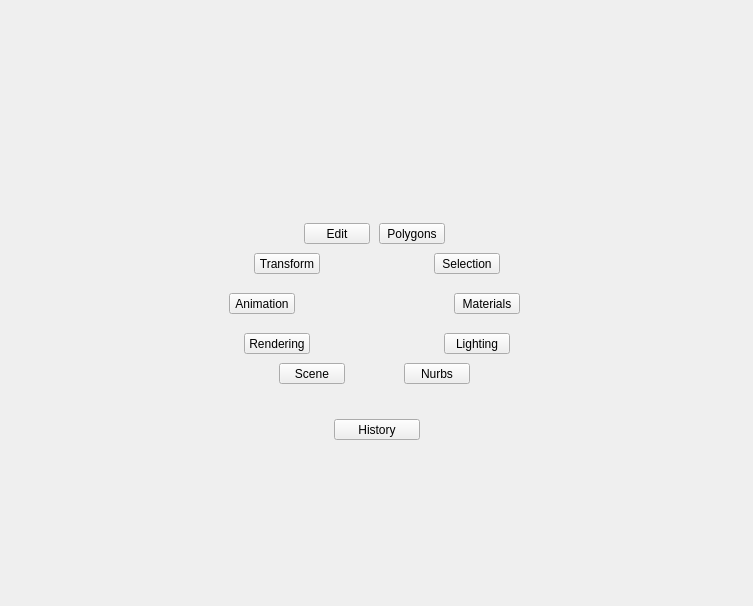
<?xml version="1.0" encoding="UTF-8"?>
<ui version="4.0">
 <class>translucent_window</class>
 <widget class="QMainWindow" name="translucent_window">
  <property name="enabled">
   <bool>true</bool>
  </property>
  <property name="geometry">
   <rect>
    <x>0</x>
    <y>0</y>
    <width>753</width>
    <height>606</height>
   </rect>
  </property>
  <property name="sizePolicy">
   <sizepolicy hsizetype="Ignored" vsizetype="Ignored">
    <horstretch>0</horstretch>
    <verstretch>0</verstretch>
   </sizepolicy>
  </property>
  <property name="minimumSize">
   <size>
    <width>600</width>
    <height>400</height>
   </size>
  </property>
  <property name="maximumSize">
   <size>
    <width>16777215</width>
    <height>16777215</height>
   </size>
  </property>
  <property name="cursor">
   <cursorShape>ArrowCursor</cursorShape>
  </property>
  <property name="whatsThis">
   <string>main</string>
  </property>
  <property name="toolButtonStyle">
   <enum>Qt::ToolButtonIconOnly</enum>
  </property>
  <property name="tabShape">
   <enum>QTabWidget::Triangular</enum>
  </property>
  <property name="dockNestingEnabled">
   <bool>true</bool>
  </property>
  <property name="dockOptions">
   <set>QMainWindow::AllowNestedDocks|QMainWindow::AllowTabbedDocks|QMainWindow::AnimatedDocks|QMainWindow::ForceTabbedDocks</set>
  </property>
  <widget class="QWidget" name="widget">
   <property name="sizePolicy">
    <sizepolicy hsizetype="Ignored" vsizetype="Ignored">
     <horstretch>0</horstretch>
     <verstretch>0</verstretch>
    </sizepolicy>
   </property>
   <layout class="QGridLayout" name="gridLayout">
    <item row="0" column="0">
     <widget class="QWidget" name="staticWindow" native="true">
      <layout class="QGridLayout" name="gridLayout_2">
       <item row="2" column="1">
        <widget class="QWidget" name="main" native="true">
         <property name="minimumSize">
          <size>
           <width>325</width>
           <height>200</height>
          </size>
         </property>
         <property name="maximumSize">
          <size>
           <width>300</width>
           <height>200</height>
          </size>
         </property>
         <widget class="QPushButton" name="i010">
          <property name="geometry">
           <rect>
            <x>165</x>
            <y>20</y>
            <width>66</width>
            <height>21</height>
           </rect>
          </property>
          <property name="minimumSize">
           <size>
            <width>0</width>
            <height>21</height>
           </size>
          </property>
          <property name="maximumSize">
           <size>
            <width>16777215</width>
            <height>21</height>
           </size>
          </property>
          <property name="whatsThis">
           <string>polygons</string>
          </property>
          <property name="text">
           <string>Polygons</string>
          </property>
         </widget>
         <widget class="QPushButton" name="i012">
          <property name="geometry">
           <rect>
            <x>240</x>
            <y>90</y>
            <width>66</width>
            <height>21</height>
           </rect>
          </property>
          <property name="minimumSize">
           <size>
            <width>0</width>
            <height>21</height>
           </size>
          </property>
          <property name="maximumSize">
           <size>
            <width>16777215</width>
            <height>21</height>
           </size>
          </property>
          <property name="whatsThis">
           <string>materials</string>
          </property>
          <property name="text">
           <string>Materials</string>
          </property>
         </widget>
         <widget class="QPushButton" name="i013">
          <property name="geometry">
           <rect>
            <x>15</x>
            <y>90</y>
            <width>66</width>
            <height>21</height>
           </rect>
          </property>
          <property name="minimumSize">
           <size>
            <width>0</width>
            <height>21</height>
           </size>
          </property>
          <property name="maximumSize">
           <size>
            <width>16777215</width>
            <height>21</height>
           </size>
          </property>
          <property name="whatsThis">
           <string>animation</string>
          </property>
          <property name="text">
           <string>Animation</string>
          </property>
         </widget>
         <widget class="QPushButton" name="i009">
          <property name="geometry">
           <rect>
            <x>220</x>
            <y>50</y>
            <width>66</width>
            <height>21</height>
           </rect>
          </property>
          <property name="minimumSize">
           <size>
            <width>0</width>
            <height>21</height>
           </size>
          </property>
          <property name="maximumSize">
           <size>
            <width>16777215</width>
            <height>21</height>
           </size>
          </property>
          <property name="whatsThis">
           <string>selection</string>
          </property>
          <property name="text">
           <string>Selection</string>
          </property>
         </widget>
         <widget class="QPushButton" name="i008">
          <property name="geometry">
           <rect>
            <x>40</x>
            <y>50</y>
            <width>66</width>
            <height>21</height>
           </rect>
          </property>
          <property name="minimumSize">
           <size>
            <width>0</width>
            <height>21</height>
           </size>
          </property>
          <property name="maximumSize">
           <size>
            <width>16777215</width>
            <height>21</height>
           </size>
          </property>
          <property name="whatsThis">
           <string>transform</string>
          </property>
          <property name="text">
           <string>Transform</string>
          </property>
         </widget>
         <widget class="QPushButton" name="i007">
          <property name="geometry">
           <rect>
            <x>90</x>
            <y>20</y>
            <width>66</width>
            <height>21</height>
           </rect>
          </property>
          <property name="minimumSize">
           <size>
            <width>0</width>
            <height>21</height>
           </size>
          </property>
          <property name="maximumSize">
           <size>
            <width>16777215</width>
            <height>21</height>
           </size>
          </property>
          <property name="whatsThis">
           <string>edit</string>
          </property>
          <property name="text">
           <string>Edit</string>
          </property>
         </widget>
         <widget class="QPushButton" name="i011">
          <property name="geometry">
           <rect>
            <x>190</x>
            <y>160</y>
            <width>66</width>
            <height>21</height>
           </rect>
          </property>
          <property name="minimumSize">
           <size>
            <width>0</width>
            <height>21</height>
           </size>
          </property>
          <property name="maximumSize">
           <size>
            <width>16777215</width>
            <height>21</height>
           </size>
          </property>
          <property name="whatsThis">
           <string>nurbs</string>
          </property>
          <property name="text">
           <string>Nurbs</string>
          </property>
         </widget>
         <widget class="QPushButton" name="i014">
          <property name="geometry">
           <rect>
            <x>230</x>
            <y>130</y>
            <width>66</width>
            <height>21</height>
           </rect>
          </property>
          <property name="minimumSize">
           <size>
            <width>0</width>
            <height>21</height>
           </size>
          </property>
          <property name="maximumSize">
           <size>
            <width>16777215</width>
            <height>21</height>
           </size>
          </property>
          <property name="whatsThis">
           <string>lighting</string>
          </property>
          <property name="text">
           <string>Lighting</string>
          </property>
         </widget>
         <widget class="QPushButton" name="i015">
          <property name="geometry">
           <rect>
            <x>30</x>
            <y>130</y>
            <width>66</width>
            <height>21</height>
           </rect>
          </property>
          <property name="minimumSize">
           <size>
            <width>0</width>
            <height>21</height>
           </size>
          </property>
          <property name="maximumSize">
           <size>
            <width>16777215</width>
            <height>21</height>
           </size>
          </property>
          <property name="whatsThis">
           <string>rendering</string>
          </property>
          <property name="text">
           <string>Rendering</string>
          </property>
         </widget>
         <widget class="QPushButton" name="i003">
          <property name="geometry">
           <rect>
            <x>65</x>
            <y>160</y>
            <width>66</width>
            <height>21</height>
           </rect>
          </property>
          <property name="minimumSize">
           <size>
            <width>0</width>
            <height>21</height>
           </size>
          </property>
          <property name="maximumSize">
           <size>
            <width>16777215</width>
            <height>21</height>
           </size>
          </property>
          <property name="whatsThis">
           <string>scene</string>
          </property>
          <property name="text">
           <string>Scene</string>
          </property>
         </widget>
        </widget>
       </item>
       <item row="0" column="1" rowspan="2">
        <widget class="Region" name="region" native="true"/>
       </item>
       <item row="3" column="1" rowspan="2">
        <widget class="Region" name="region_4" native="true">
         <widget class="QPushButton" name="i000">
          <property name="geometry">
           <rect>
            <x>120</x>
            <y>10</y>
            <width>86</width>
            <height>21</height>
           </rect>
          </property>
          <property name="minimumSize">
           <size>
            <width>0</width>
            <height>21</height>
           </size>
          </property>
          <property name="maximumSize">
           <size>
            <width>16777215</width>
            <height>21</height>
           </size>
          </property>
          <property name="whatsThis">
           <string>main.lower</string>
          </property>
          <property name="text">
           <string>History</string>
          </property>
         </widget>
        </widget>
       </item>
       <item row="0" column="2" rowspan="5">
        <widget class="Region" name="region_2" native="true"/>
       </item>
       <item row="0" column="0" rowspan="5">
        <widget class="Region" name="region_3" native="true"/>
       </item>
      </layout>
      <zorder>region</zorder>
      <zorder>region_2</zorder>
      <zorder>region_3</zorder>
      <zorder>region_4</zorder>
      <zorder>main</zorder>
     </widget>
    </item>
   </layout>
  </widget>
 </widget>
 <customwidgets>
  <customwidget>
   <class>Region</class>
   <extends>QWidget</extends>
   <header>region.h</header>
   <container>1</container>
  </customwidget>
 </customwidgets>
 <resources/>
 <connections/>
 <designerdata>
  <property name="gridDeltaX">
   <number>5</number>
  </property>
  <property name="gridDeltaY">
   <number>10</number>
  </property>
  <property name="gridSnapX">
   <bool>true</bool>
  </property>
  <property name="gridSnapY">
   <bool>true</bool>
  </property>
  <property name="gridVisible">
   <bool>true</bool>
  </property>
 </designerdata>
</ui>
